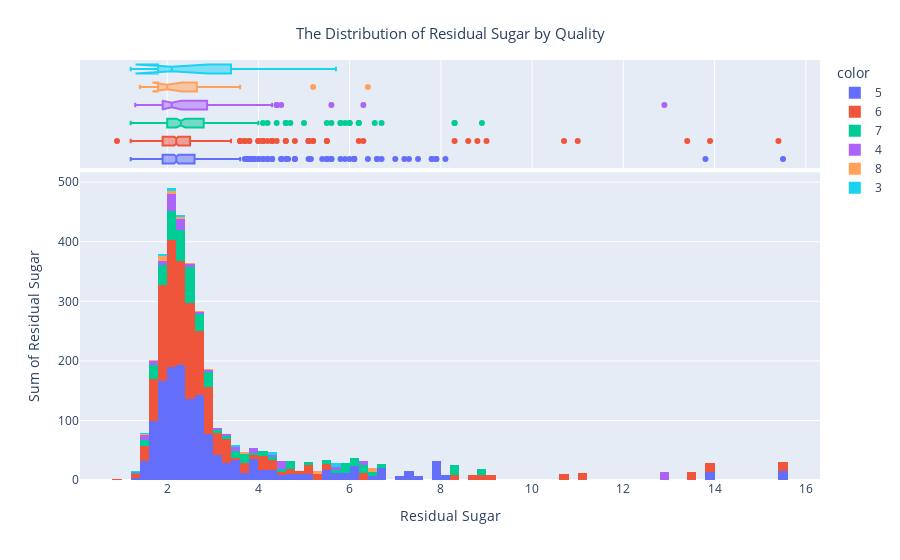

Source (notebook cell):
### Code cell
import plotly.express as px

fig = px.histogram(df['residual sugar'], x="residual sugar", y="residual sugar", color=df['quality'], marginal="box")
fig.update_layout(yaxis_title='Sum of Residual Sugar', xaxis_title='Residual Sugar', title={'text': 'The Distribution of Residual Sugar by Quality','x': 0.5,'y': 0.95,'xanchor': 'center','yanchor': 'top','font': dict(size=15)})

### Figure 1 — Plotly figure (JSON) as saved in the notebook; plotly's stock layout.template omitted (floating-point values rounded to 4 significant figures; data arrays with more than 128 entries replaced by an {"elided": "..."} marker saying what was removed)
{"data": [{"alignmentgroup": "True", "bingroup": "x", "histfunc": "sum", "hovertemplate": "color=5<br>residual sugar=%{x}<br>sum of residual sugar=%{y}<extra></extra>", "legendgroup": "5", "marker": {"color": "#636efa", "pattern": {"shape": ""}}, "name": "5", "offsetgroup": "5", "orientation": "v", "showlegend": true, "type": "histogram", "x": {"elided": "577 float values"}, "xaxis": "x", "y": {"elided": "577 float values"}, "yaxis": "y"}, {"alignmentgroup": "True", "hovertemplate": "color=5<br>residual sugar=%{x}<extra></extra>", "legendgroup": "5", "marker": {"color": "#636efa"}, "name": "5", "notched": true, "offsetgroup": "5", "showlegend": false, "type": "box", "x": {"elided": "577 float values"}, "xaxis": "x2", "yaxis": "y2"}, {"alignmentgroup": "True", "bingroup": "x", "histfunc": "sum", "hovertemplate": "color=6<br>residual sugar=%{x}<br>sum of residual sugar=%{y}<extra></extra>", "legendgroup": "6", "marker": {"color": "#EF553B", "pattern": {"shape": ""}}, "name": "6", "offsetgroup": "6", "orientation": "v", "showlegend": true, "type": "histogram", "x": {"elided": "535 float values"}, "xaxis": "x", "y": {"elided": "535 float values"}, "yaxis": "y"}, {"alignmentgroup": "True", "hovertemplate": "color=6<br>residual sugar=%{x}<extra></extra>", "legendgroup": "6", "marker": {"color": "#EF553B"}, "name": "6", "notched": true, "offsetgroup": "6", "showlegend": false, "type": "box", "x": {"elided": "535 float values"}, "xaxis": "x2", "yaxis": "y2"}, {"alignmentgroup": "True", "bingroup": "x", "histfunc": "sum", "hovertemplate": "color=7<br>residual sugar=%{x}<br>sum of residual sugar=%{y}<extra></extra>", "legendgroup": "7", "marker": {"color": "#00cc96", "pattern": {"shape": ""}}, "name": "7", "offsetgroup": "7", "orientation": "v", "showlegend": true, "type": "histogram", "x": {"elided": "167 float values"}, "xaxis": "x", "y": {"elided": "167 float values"}, "yaxis": "y"}, {"alignmentgroup": "True", "hovertemplate": "color=7<br>residual sugar=%{x}<extra></extra>", "legendgroup": "7", "marker": {"color": "#00cc96"}, "name": "7", "notched": true, "offsetgroup": "7", "showlegend": false, "type": "box", "x": {"elided": "167 float values"}, "xaxis": "x2", "yaxis": "y2"}, {"alignmentgroup": "True", "bingroup": "x", "histfunc": "sum", "hovertemplate": "color=4<br>residual sugar=%{x}<br>sum of residual sugar=%{y}<extra></extra>", "legendgroup": "4", "marker": {"color": "#ab63fa", "pattern": {"shape": ""}}, "name": "4", "offsetgroup": "4", "orientation": "v", "showlegend": true, "type": "histogram", "x": [4.4, 1.5, 2.8, 2.1, 2.1, 1.5, 1.4, 3.4, 1.3, 1.6, 1.8, 2.1, 2, 2, 3.3, 4.5, 2.1, 2.3, 2.1, 3.4, 2.2, 4.4, 2.6, 1.6, 3.1, 2.1, 2.5, 1.6, 2, 2.2, 2.2, 1.4, 2.2, 5.6, 1.8, 2.2, 12.9, 2.5, 4.3, 2, 2.2, 6.3, 1.9, 3.9, 2, 1.6, 3.9, 2.1, 2.3, 1.5, 2.1, 2, 1.9], "xaxis": "x", "y": [4.4, 1.5, 2.8, 2.1, 2.1, 1.5, 1.4, 3.4, 1.3, 1.6, 1.8, 2.1, 2, 2, 3.3, 4.5, 2.1, 2.3, 2.1, 3.4, 2.2, 4.4, 2.6, 1.6, 3.1, 2.1, 2.5, 1.6, 2, 2.2, 2.2, 1.4, 2.2, 5.6, 1.8, 2.2, 12.9, 2.5, 4.3, 2, 2.2, 6.3, 1.9, 3.9, 2, 1.6, 3.9, 2.1, 2.3, 1.5, 2.1, 2, 1.9], "yaxis": "y"}, {"alignmentgroup": "True", "hovertemplate": "color=4<br>residual sugar=%{x}<extra></extra>", "legendgroup": "4", "marker": {"color": "#ab63fa"}, "name": "4", "notched": true, "offsetgroup": "4", "showlegend": false, "type": "box", "x": [4.4, 1.5, 2.8, 2.1, 2.1, 1.5, 1.4, 3.4, 1.3, 1.6, 1.8, 2.1, 2, 2, 3.3, 4.5, 2.1, 2.3, 2.1, 3.4, 2.2, 4.4, 2.6, 1.6, 3.1, 2.1, 2.5, 1.6, 2, 2.2, 2.2, 1.4, 2.2, 5.6, 1.8, 2.2, 12.9, 2.5, 4.3, 2, 2.2, 6.3, 1.9, 3.9, 2, 1.6, 3.9, 2.1, 2.3, 1.5, 2.1, 2, 1.9], "xaxis": "x2", "yaxis": "y2"}, {"alignmentgroup": "True", "bingroup": "x", "histfunc": "sum", "hovertemplate": "color=8<br>residual sugar=%{x}<br>sum of residual sugar=%{y}<extra></extra>", "legendgroup": "8", "marker": {"color": "#FFA15A", "pattern": {"shape": ""}}, "name": "8", "offsetgroup": "8", "orientation": "v", "showlegend": true, "type": "histogram", "x": [3.6, 6.4, 1.4, 2.2, 5.2, 2.8, 2.6, 2, 2.3, 1.8, 1.9, 2.5, 1.8, 1.8, 1.7, 2, 1.8], "xaxis": "x", "y": [3.6, 6.4, 1.4, 2.2, 5.2, 2.8, 2.6, 2, 2.3, 1.8, 1.9, 2.5, 1.8, 1.8, 1.7, 2, 1.8], "yaxis": "y"}, {"alignmentgroup": "True", "hovertemplate": "color=8<br>residual sugar=%{x}<extra></extra>", "legendgroup": "8", "marker": {"color": "#FFA15A"}, "name": "8", "notched": true, "offsetgroup": "8", "showlegend": false, "type": "box", "x": [3.6, 6.4, 1.4, 2.2, 5.2, 2.8, 2.6, 2, 2.3, 1.8, 1.9, 2.5, 1.8, 1.8, 1.7, 2, 1.8], "xaxis": "x2", "yaxis": "y2"}, {"alignmentgroup": "True", "bingroup": "x", "histfunc": "sum", "hovertemplate": "color=3<br>residual sugar=%{x}<br>sum of residual sugar=%{y}<extra></extra>", "legendgroup": "3", "marker": {"color": "#19d3f3", "pattern": {"shape": ""}}, "name": "3", "offsetgroup": "3", "orientation": "v", "showlegend": true, "type": "histogram", "x": [2.2, 2.1, 4.25, 1.5, 3.4, 2.1, 1.2, 2.1, 5.7, 1.8], "xaxis": "x", "y": [2.2, 2.1, 4.25, 1.5, 3.4, 2.1, 1.2, 2.1, 5.7, 1.8], "yaxis": "y"}, {"alignmentgroup": "True", "hovertemplate": "color=3<br>residual sugar=%{x}<extra></extra>", "legendgroup": "3", "marker": {"color": "#19d3f3"}, "name": "3", "notched": true, "offsetgroup": "3", "showlegend": false, "type": "box", "x": [2.2, 2.1, 4.25, 1.5, 3.4, 2.1, 1.2, 2.1, 5.7, 1.8], "xaxis": "x2", "yaxis": "y2"}], "layout": {"barmode": "relative", "legend": {"title": {"text": "color"}, "tracegroupgap": 0}, "margin": {"t": 60}, "title": {"font": {"size": 15}, "text": "The Distribution of Residual Sugar by Quality", "x": 0.5, "xanchor": "center", "y": 0.95, "yanchor": "top"}, "xaxis": {"anchor": "y", "domain": [0, 1], "title": {"text": "Residual Sugar"}}, "xaxis2": {"anchor": "y2", "domain": [0, 1], "matches": "x", "showgrid": true, "showticklabels": false}, "yaxis": {"anchor": "x", "domain": [0, 0.7326], "title": {"text": "Sum of Residual Sugar"}}, "yaxis2": {"anchor": "x2", "domain": [0.7426, 1], "matches": "y2", "showgrid": false, "showline": false, "showticklabels": false, "ticks": ""}}}
